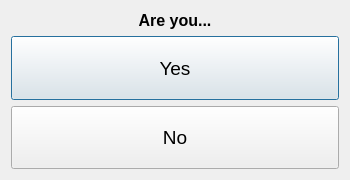
<?xml version="1.0" encoding="UTF-8"?>
<ui version="4.0">
 <class>YesNoDlg</class>
 <widget class="QDialog" name="YesNoDlg">
  <property name="geometry">
   <rect>
    <x>0</x>
    <y>0</y>
    <width>350</width>
    <height>180</height>
   </rect>
  </property>
  <property name="minimumSize">
   <size>
    <width>350</width>
    <height>180</height>
   </size>
  </property>
  <property name="maximumSize">
   <size>
    <width>350</width>
    <height>180</height>
   </size>
  </property>
  <property name="windowTitle">
   <string>Yes or No?</string>
  </property>
  <layout class="QVBoxLayout" name="verticalLayout_2">
   <item>
    <layout class="QVBoxLayout" name="verticalLayout">
     <item>
      <widget class="QLabel" name="msgLabel">
       <property name="font">
        <font>
         <pointsize>12</pointsize>
         <bold>true</bold>
        </font>
       </property>
       <property name="text">
        <string>Are you...</string>
       </property>
       <property name="alignment">
        <set>Qt::AlignCenter</set>
       </property>
      </widget>
     </item>
     <item>
      <widget class="QPushButton" name="yesBtn">
       <property name="sizePolicy">
        <sizepolicy hsizetype="Expanding" vsizetype="Expanding">
         <horstretch>0</horstretch>
         <verstretch>0</verstretch>
        </sizepolicy>
       </property>
       <property name="font">
        <font>
         <pointsize>14</pointsize>
        </font>
       </property>
       <property name="text">
        <string>Yes</string>
       </property>
      </widget>
     </item>
     <item>
      <widget class="QPushButton" name="noBtn">
       <property name="sizePolicy">
        <sizepolicy hsizetype="Expanding" vsizetype="Expanding">
         <horstretch>0</horstretch>
         <verstretch>0</verstretch>
        </sizepolicy>
       </property>
       <property name="font">
        <font>
         <pointsize>14</pointsize>
        </font>
       </property>
       <property name="text">
        <string>No</string>
       </property>
      </widget>
     </item>
    </layout>
   </item>
  </layout>
 </widget>
 <resources/>
 <connections/>
</ui>
